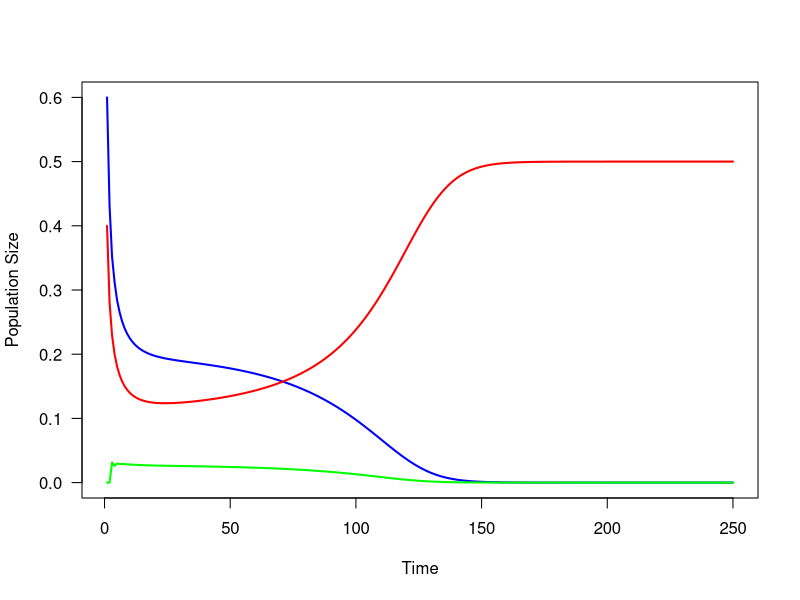

This figure's R source:
## ---- chunk 1
#took mean of max and min values
rA <- 0.2525			#rate of coral recruitment 
g <- 	0.25		# rate of coral growth
a <- 	0.425		# maturation rate of recruits to adult coral
beta <- 0.2			# rate of macroalgae overgrowth on adult corals
w <-  2      # saturation level of herbivory
da <- 0.201      # adult coral mortality
dr <-  0.75     # recruit coral mortality
  
#constant
rM <- 0.4		# rate of macroalgae recruitment and growth
hb <- 0.2     # baseline macroalgae mortality (herbivory)  
hs <- 0.4      # supplementary macroalgae mortality (herbivory)

## ---- chunk 2
tset <- seq(from = 0, to = 250, length.out = 250)
#dR <- rA*A*(1-R-A-M) - a*R - rM *R*M - dR*R
#dA <- a*R+ g*A*(1-R-A-M) - beta*A*M - dA*A
#dM <-  rM*M*(1-R-A-M) + rM*R*M + beta*A*M - hB*M - hS*M*((w*A)/(1+w*A))
## ---- chunk 3
# create a vector of timesteps to iterate over

tset <- seq(from = 1, to = 250, length.out = 250)

# create holding vectors and store initial conditions
R.simu <- NaN*tset; R.simu[1] <- 0
A.simu <- NaN*tset; A.simu[1] <- 0.6
M.simu <- NaN*tset; M.simu[1] <- 0.4

# for each element i from the second to the last in tset
for(i in 2:length(tset)){
  # calculate change in time
	dt <- tset[i] - tset[i-1]
	
	# store dummy variables
	R <- R.simu[i-1]
	A <- A.simu[i-1]
	M <- M.simu[i-1]
	
	# calculate change in population size of R, A, and M
dR <- rA*A*(1-R-A-M) - a*R - rM *R*M - dr*R
dA <- a*R+ g*A*(1-R-A-M) - beta*A*M - da*A
dM <-  rM*M*(1-R-A-M) + rM*R*M + beta*A*M - hb*M - hs*M*((w*A)/(1+w*A))
	
	# calculate total population size of R, A, and M
	R.simu[i] <- R + dR
	A.simu[i] <- A + dA	
	M.simu[i] <- M + dM	
}

tail(R.simu)
tail(M.simu)
tail(A.simu)
## ---- chunk 4
# plot H (H.simu1) as a function of time
plot(x = tset, y = A.simu, 
     col = 'blue', type = 'l', lwd = 2, las = 1,
     xlab = 'Time', ylab = 'Population Size', 
     ylim = c(0, max(c(A.simu, M.simu))))

# plot P (P.simu1) as a function of time
lines(x = tset, y = M.simu, 
      col = 'red', lwd=2)

lines(x = tset, y = R.simu, 
      col = 'green', lwd=2)

# create a legend
#legend(x = 60, y = K, 
       # legend = c('Host', 'Partner'), 
       # lwd = 2, 
       # col = c(Hcol, Pcol))
